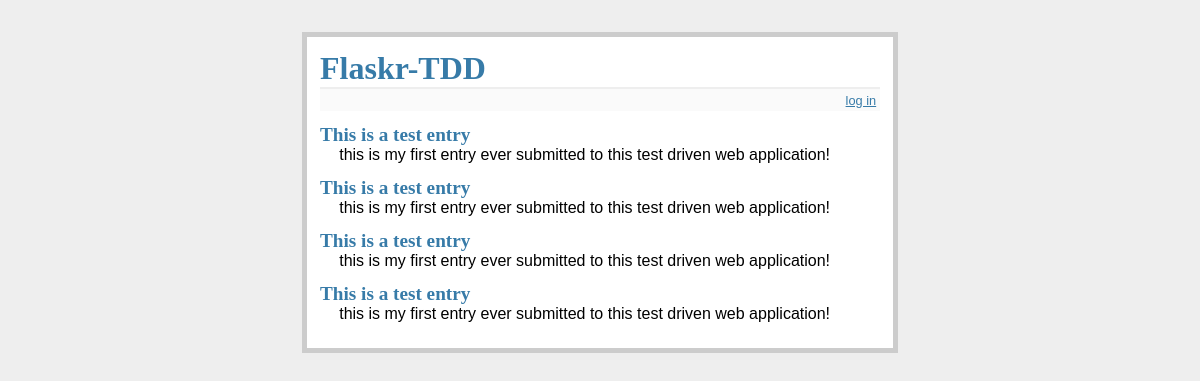
Before: / with the older database file.
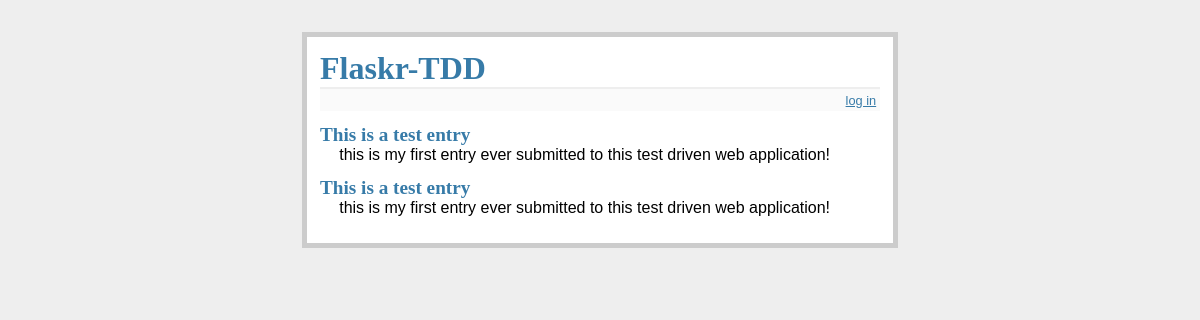
After: the same page with the newer database file.
### tables this page shows
CREATE TABLE entries (
  id integer primary key autoincrement,
  title text not null,
  text text not null
);

### project/app.py (the view)
@app.route('/')
def index():
    db = get_db()
    cur = db.execute('select * from entries order by id desc')
    entries = cur.fetchall()
    return render_template('index.html', entries=entries)

### project/app.py (called while the page is built)
def connect_db():
    rv = sqlite3.connect(app.config["DATABASE"])
    rv.row_factory = sqlite3.Row
    return rv

def get_db():
    if not hasattr(g, "sqlite_db"):
        g.sqlite_db = connect_db()
    return g.sqlite_db

### project/templates/index.html (shortened to what this page needs)
<!DOCTYPE html>
<html>
  <head>
    <link
      rel="stylesheet"
      type="text/css"
      href="{{ url_for('static', filename='style.css') }}"
    />
  </head>
  <body>
    <div class="page">
      <h1>Flaskr-TDD</h1>
      <div class="metanav">
        {% if not session.logged_in %}
        <a href="{{ url_for('login') }}">log in</a>
        {% else %}
        <a href="{{ url_for('logout') }}">log out</a>
        {% endif %}
      </div>
      <ul class="entries">
        {% for entry in entries %}
        <li class="entry">
          <h2 id="{{ entry.id }}">{{ entry.title }}</h2>
          {{ entry.text|safe }}
        </li>
        {% else %}
        <li><em>No entries yet. Add some!</em></li>
        {% endfor %}
      </ul>
    </div>
  </body>
</html>

### project/static/style.css (style rules this page uses)
body { font-family: sans-serif; background: #eee; }
a, h1, h2 { color: #377ba8; }
h1, h2 { font-family: "Georgia", serif; margin: 0; }
h1 { border-bottom: 2px solid #eee; }
h2 { font-size: 1.2em; }
.page { margin: 2em auto; width: 35em; border: 5px solid #ccc; padding: 0.8em; background: white; }
.entries { list-style: none; margin: 0; padding: 0; }
.entries li { margin: 0.8em 1.2em; }
.entries li h2 { margin-left: -1em; }
.metanav { text-align: right; font-size: 0.8em; padding: 0.3em; margin-bottom: 1em; background: #fafafa; }

Changed rows visible on the page:
removed entries: title "This is a test entry", text "this is my first entry ever submitted to this test driven web application!"
removed entries: title "This is a test entry", text "this is my first entry ever submitted to this test driven web application!"
